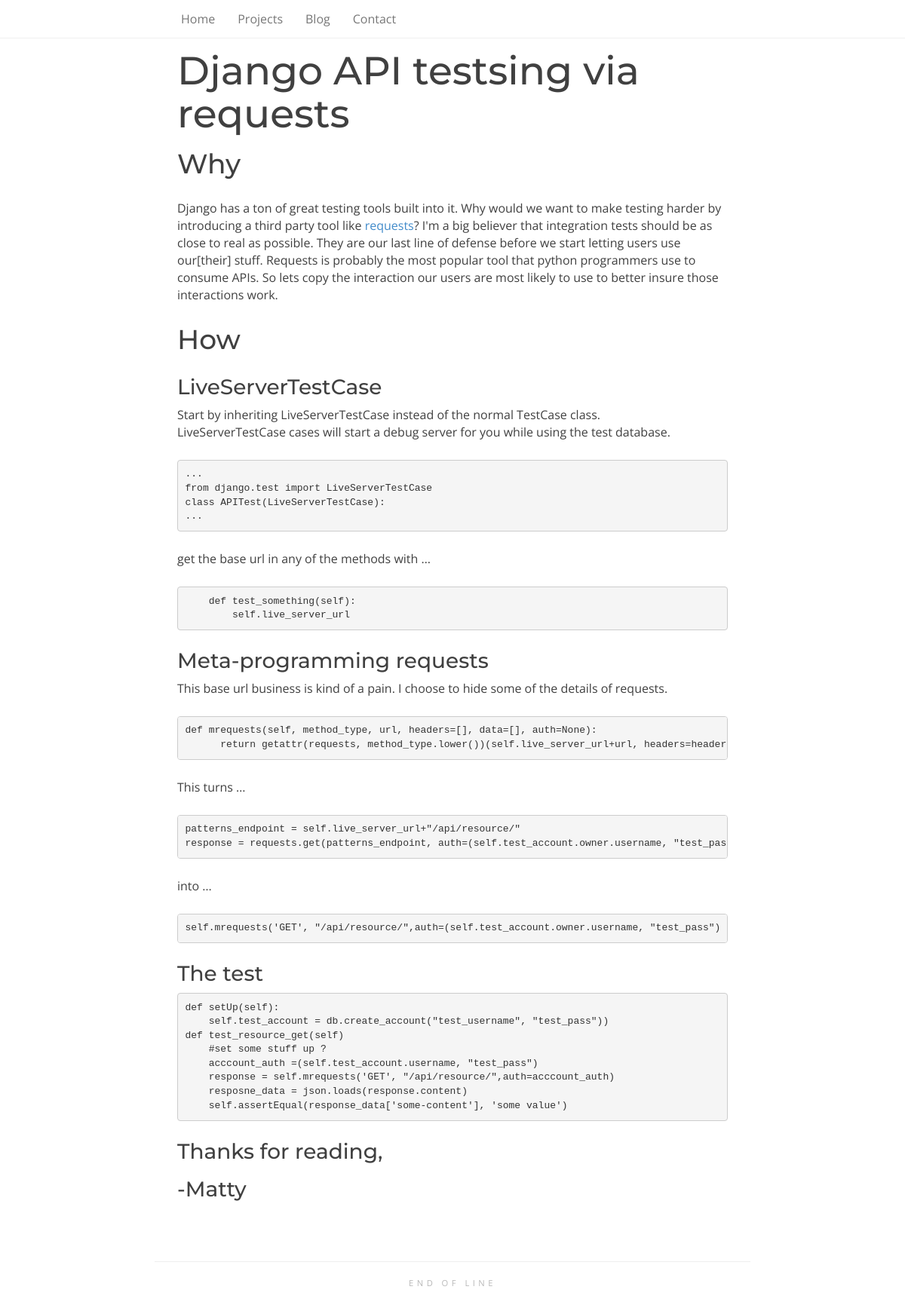
/blog/django-api-testsing/, run on the app's committed database.
### cms/models.py (models this page shows, shortened)
class Page(models.Model):
    author = models.ForeignKey(User)
    title = models.CharField(max_length=100)
    content = models.TextField()
    slug = models.SlugField(unique=True)
    active = models.BooleanField(default=False)
    created_at = models.DateTimeField(auto_now_add=True)
    template = models.CharField(max_length=200, blank=True, null=True)

class Post(models.Model):
    author = models.ForeignKey(User)
    title = models.CharField(max_length=100)
    content = models.TextField()
    slug = models.SlugField(unique=True)
    active = models.BooleanField(default=False)
    created_at = models.DateTimeField(auto_now_add=True)
    template = models.CharField(max_length=200, blank=True, null=True)

### cms/views.py (the view)
# urls.py: url("^blog/([a-zA-z0-9-_]+)/$", "cms.views.post", name='post'),
def post(request, post_slug):
    c = standard_context()
    post = Post.objects.get(slug=post_slug, active=True)
    c.update({'post':post, 'posts':Post.objects.all() })
    return render(request, 'posts/single.html', c)

### cms/helpers.py (called while the page is built)
def nav():
    return { 'pages': Page.objects.filter(active=True) }

def standard_context():
    nav_thing = nav()
    nav_thing['pages'] = filter(lambda page: page.slug != "index", nav_thing['pages'])
    return { 'nav': nav_thing, 'app_name' : settings.SITE_NAME }

### templates/posts/single.html (shortened to what this page needs)
{% extends 'layout.html' %}
{% block content %}
    <div class="col-md-8 col-md-offset-2">
      <h1> {{post.title}} </h1>
      {{post.content | safe}}
    </div>
  </div>
{% endblock %}

### templates/layout.html (shortened to what this page needs)
<!DOCTYPE html>
<html>
  <head>
    {% load staticfiles %}
    <link rel="stylesheet" type="text/css" href="{% static "vendor/bootstrap/css/bootstrap.min.css" %}" >
    <link rel="stylesheet" type="text/css" href="{% static "css/style.css" %}" >
  </head>
  <body>
    <nav class="navbar navbar-default navbar-fixed-top" role="navigation">
    <div class="container">
      <div class="row">
        <div class="col-md-8 col-md-offset-2">
          <div class="collapse navbar-collapse" id="menu-collapse">
            <ul class="nav navbar-nav">
              <li> <a href="{% url 'index' %}"> Home </a> </li>
              {% for page in nav.pages %}
              <li>
              <a href="{% url 'page' page.slug %}"> {{page.title}} </a>
              </li>
              {% endfor %}
              <li> <a href="{%url 'contact' %}"> Contact </a>
            </ul>
          </div>
        </div>
      </div>
    </div>
    </nav>
    <div class="container">
      {% block content %}
      {% endblock %}
      <div class="row footer">
        <div class="col-md-8 col col-md-offset-2">
          <hr/>
          <p> end of line</p>
        </div>
      </div>
  </body>
</html>

### static/css/style.css (style rules this page uses)
body { margin-top: 65px; font-family: "Open Sans"; font-size: 16px; color: #404040; }
h1, h2, h3, h4, h5 { font-family: Montserrat; }
h1 { font-size: 52px; margin: 0px 0px 15px 0px; }
h2 { font-size: 36px; line-height: 46px; margin: 0px 0px 25px 0px; }
h3 { font-size: 28px; }
p { margin: 0px 0px 25px 0px; text-transform: inherit; font-size: 16px; }
pre { overflow: auto; word-wrap: normal; white-space: pre; margin-bottom: 25px; }
.footer { margin-top: 50px; color: #B8B8B8; text-align: center; }
.footer p { text-transform: uppercase; font-size: .7em; letter-spacing: .4em; }
.navbar-default { background-color:white; background-color: rgba(255,255,255,0.9); border-bottom: 1px solid #F0F0F0 ; }

### data on the page
Page: title "Projects"
Page: title "Blog"
Post: title "Django API testsing via requests", content "Why Django has a ton of great testing tools built into it. Why would we want to make testing harder by introducing a third party tool like requests ? I'm a big believer that integration tests should be as close to real as possible. They are our last line of defense before we start letting users use our[their] stuff. Requests is probably the most popular tool that python programmers use to consume APIs. So lets copy the interaction our users are most likely to use to better insure those interactions work. How LiveServerTestCase Start by inheriting LiveServerTestCase instead of the normal TestCase class. LiveServerTestCase cases will start a debug server for you while using the test database.…"
